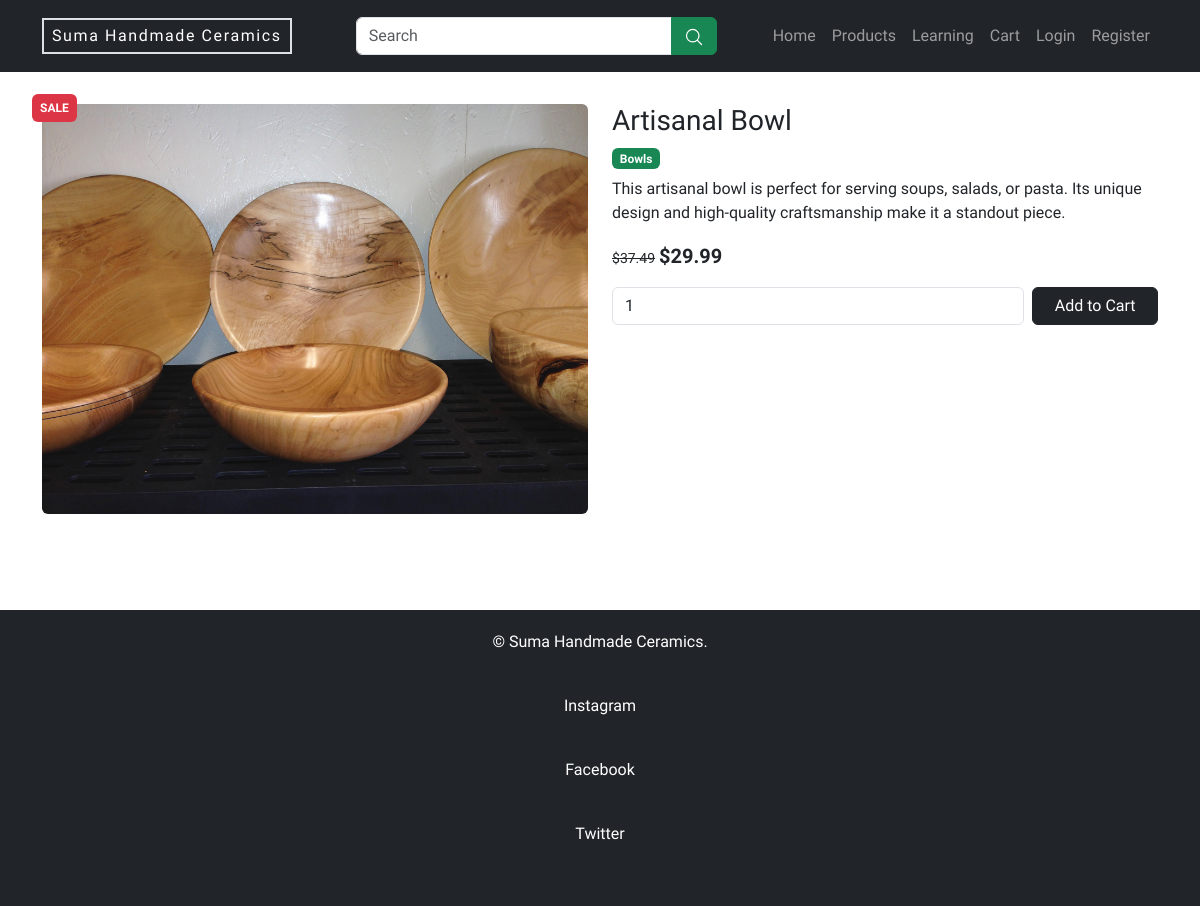
/details.php?pid=2, run on the app's committed database.
### tables this page shows
CREATE TABLE products (
  id INT AUTO_INCREMENT PRIMARY KEY,
  title VARCHAR(255) NOT NULL,
  img_url VARCHAR(255) NOT NULL,
  description text NOT NULL,
  category VARCHAR(50) NOT NULL,
  price VARCHAR(10) NOT NULL,
  on_sale TINYINT(1) NOT NULL
);

### classes/db_conn.php (called while the page is built, shortened)
<?php
class DatabaseConn
{
    private $pdo;
    function __construct()
    {
        $pdo = new PDO("mysql:host=".DATABASE_HOST.";dbname=".DATABASE_NAME, DATABASE_USER, DATABASE_PASSWORD)
        or
        die('Database Error Occured');
        $this->pdo = $pdo;
    }
    function get_db_conn(){
        return $this->pdo;
    }
}
?>

### classes/product.php (called while the page is built, shortened)
<?php
class Product
{
    private $db;
    function __construct(PDO $pdo)
    {
        $this->db = $pdo;
    }
    function get_product($id)
    {
        $stmt = $this->db->prepare("SELECT * FROM products WHERE id = :id");
        $stmt->bindParam(':id', $id);
        $stmt->execute();
        return $stmt->fetch();
    }
}
?>

### details.php (the view, shortened to what this page needs)
<?php
include("includes/header.php");
include("classes/db_conn.php");
include("classes/product.php");
$db_conn = new DatabaseConn();
$product_obj = new Product($db_conn->get_db_conn());
$product_id = $_GET['pid'];
$product = $product_obj->get_product($product_id);
?>
<div class="container my-5">
       <div class="row">
        <div class="col-md-6">
            <div class="position-relative">
                <?php if($product[6] == true): ?>
                    <span class="badge bg-danger position-absolute top-0 start-0 p-2 lead" style="transform: translate(-10px, -10px);">SALE</span>
                <?php endif; ?>
                <img src="<?php echo "images/$product[2]"; ?>" class="w-100 rounded mb-4 mb-lg-5" alt="<?php echo $product[1]; ?>">
            </div>
        </div>
        <div class="col-md-6">
            <h3 class="mb-2">
                <?php echo $product['title']; ?>
            </h3>
            <p class="badge bg-success mb-2"><?php echo $product[4]; ?></p>
            <p><?php echo $product[3]; ?></p>
            <p>
                <?php if($product[6] == true): ?>
                    <del class="small">$<?php echo number_format($product[5] + $product[5] * 0.25, 2); ?></del>
                <?php endif; ?>
                <span class="fw-bold fs-5">$<?php echo $product['price']; ?></span>
            </p>
            <form method="post" action="cart.php" class="d-flex">
                <input type="number" id="qty" name="qty" class="form-control" value="1" min="1" max="10">
                <button type="submit" name="add_to_cart" class="btn btn-dark ms-2" style="width: 160px;">Add to Cart</button>
            </form>
        </div>
    </div>
</div>
<?php
include 'includes/footer.php';
?>

### includes/header.php (style rules this page uses)
:root { --bs-body-font-family: "Libre Franklin", sans-serif; }
body { padding-top: 56px; }

### data on the page
products: img_url (picture), title "Artisanal Bowl", category "Bowls", description "This artisanal bowl is perfect for serving soups, salads, or pasta. Its unique design and high-quality craftsmanship make it a standout piece.", $product[5] + $product[5] * 0.25 "37.49", price "29.99"
